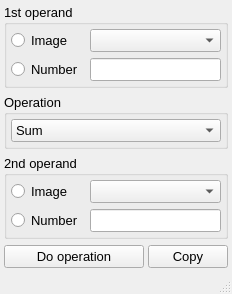
<?xml version="1.0" encoding="UTF-8"?>
<ui version="4.0">
 <class>nOperator</class>
 <widget class="QMainWindow" name="nOperator">
  <property name="geometry">
   <rect>
    <x>0</x>
    <y>0</y>
    <width>232</width>
    <height>282</height>
   </rect>
  </property>
  <property name="windowTitle">
   <string>MathOperation</string>
  </property>
  <property name="iconSize">
   <size>
    <width>20</width>
    <height>20</height>
   </size>
  </property>
  <property name="unifiedTitleAndToolBarOnMac">
   <bool>true</bool>
  </property>
  <widget class="QWidget" name="centralwidget">
   <layout class="QGridLayout" name="gridLayout_4" rowstretch="1,0,1,0,0" columnstretch="1,0">
    <property name="leftMargin">
     <number>4</number>
    </property>
    <property name="topMargin">
     <number>4</number>
    </property>
    <property name="rightMargin">
     <number>4</number>
    </property>
    <property name="bottomMargin">
     <number>4</number>
    </property>
    <property name="horizontalSpacing">
     <number>4</number>
    </property>
    <item row="0" column="0" colspan="2">
     <widget class="QGroupBox" name="first">
      <property name="font">
       <font>
        <pointsize>10</pointsize>
       </font>
      </property>
      <property name="title">
       <string>1st operand</string>
      </property>
      <layout class="QGridLayout" name="gridLayout">
       <property name="leftMargin">
        <number>4</number>
       </property>
       <property name="topMargin">
        <number>4</number>
       </property>
       <property name="rightMargin">
        <number>4</number>
       </property>
       <property name="bottomMargin">
        <number>4</number>
       </property>
       <item row="0" column="1">
        <widget class="QComboBox" name="image1">
         <property name="font">
          <font>
           <pointsize>10</pointsize>
          </font>
         </property>
         <property name="neutrinoImage" stdset="0">
          <bool>true</bool>
         </property>
        </widget>
       </item>
       <item row="1" column="0">
        <widget class="QRadioButton" name="radioNumber1">
         <property name="font">
          <font>
           <pointsize>10</pointsize>
          </font>
         </property>
         <property name="text">
          <string>Number</string>
         </property>
         <property name="neutrinoSave" stdset="0">
          <bool>true</bool>
         </property>
        </widget>
       </item>
       <item row="1" column="1">
        <widget class="QLineEdit" name="num1">
         <property name="neutrinoSave" stdset="0">
          <bool>true</bool>
         </property>
        </widget>
       </item>
       <item row="0" column="0">
        <widget class="QRadioButton" name="radioImage1">
         <property name="font">
          <font>
           <pointsize>10</pointsize>
          </font>
         </property>
         <property name="text">
          <string>Image</string>
         </property>
         <property name="neutrinoSave" stdset="0">
          <bool>true</bool>
         </property>
        </widget>
       </item>
      </layout>
     </widget>
    </item>
    <item row="1" column="0" colspan="2">
     <widget class="QGroupBox" name="groupBox_2">
      <property name="font">
       <font>
        <pointsize>10</pointsize>
       </font>
      </property>
      <property name="title">
       <string>Operation</string>
      </property>
      <layout class="QGridLayout" name="gridLayout_2">
       <property name="leftMargin">
        <number>4</number>
       </property>
       <property name="topMargin">
        <number>4</number>
       </property>
       <property name="rightMargin">
        <number>4</number>
       </property>
       <property name="bottomMargin">
        <number>4</number>
       </property>
       <item row="0" column="0">
        <widget class="QComboBox" name="operation">
         <property name="font">
          <font>
           <pointsize>10</pointsize>
          </font>
         </property>
         <property name="neutrinoSave" stdset="0">
          <bool>false</bool>
         </property>
         <item>
          <property name="text">
           <string>Sum</string>
          </property>
         </item>
         <item>
          <property name="text">
           <string>Subtraction</string>
          </property>
         </item>
         <item>
          <property name="text">
           <string>Multiplication</string>
          </property>
         </item>
         <item>
          <property name="text">
           <string>Division</string>
          </property>
         </item>
         <item>
          <property name="text">
           <string>Mean</string>
          </property>
         </item>
         <item>
          <property name="text">
           <string>Min</string>
          </property>
         </item>
         <item>
          <property name="text">
           <string>Max</string>
          </property>
         </item>
         <item>
          <property name="text">
           <string>Mod</string>
          </property>
         </item>
         <item>
          <property name="text">
           <string>Power</string>
          </property>
         </item>
         <item>
          <property name="text">
           <string>Blur</string>
          </property>
         </item>
         <item>
          <property name="text">
           <string>Median</string>
          </property>
         </item>
         <item>
          <property name="text">
           <string>Rotate</string>
          </property>
         </item>
         <item>
          <property name="text">
           <string>Blur+Laplace</string>
          </property>
         </item>
         <item>
          <property name="text">
           <string>Blur+Sobel</string>
          </property>
         </item>
         <item>
          <property name="text">
           <string>Log 10</string>
          </property>
         </item>
         <item>
          <property name="text">
           <string>Ln</string>
          </property>
         </item>
         <item>
          <property name="text">
           <string>Abs</string>
          </property>
         </item>
         <item>
          <property name="text">
           <string>Square</string>
          </property>
         </item>
         <item>
          <property name="text">
           <string>Sqrt</string>
          </property>
         </item>
         <item>
          <property name="text">
           <string>Sin</string>
          </property>
         </item>
         <item>
          <property name="text">
           <string>Cos</string>
          </property>
         </item>
         <item>
          <property name="text">
           <string>Tan</string>
          </property>
         </item>
         <item>
          <property name="text">
           <string>Laplace</string>
          </property>
         </item>
         <item>
          <property name="text">
           <string>Sobel</string>
          </property>
         </item>
        </widget>
       </item>
      </layout>
     </widget>
    </item>
    <item row="2" column="0" colspan="2">
     <widget class="QGroupBox" name="second">
      <property name="font">
       <font>
        <pointsize>10</pointsize>
       </font>
      </property>
      <property name="title">
       <string>2nd operand</string>
      </property>
      <layout class="QGridLayout" name="gridLayout_3">
       <property name="leftMargin">
        <number>4</number>
       </property>
       <property name="topMargin">
        <number>4</number>
       </property>
       <property name="rightMargin">
        <number>4</number>
       </property>
       <property name="bottomMargin">
        <number>4</number>
       </property>
       <item row="0" column="0">
        <widget class="QRadioButton" name="radioImage2">
         <property name="font">
          <font>
           <pointsize>10</pointsize>
          </font>
         </property>
         <property name="text">
          <string>Image</string>
         </property>
         <property name="neutrinoSave" stdset="0">
          <bool>true</bool>
         </property>
        </widget>
       </item>
       <item row="0" column="1">
        <widget class="QComboBox" name="image2">
         <property name="font">
          <font>
           <pointsize>10</pointsize>
          </font>
         </property>
         <property name="neutrinoImage" stdset="0">
          <bool>true</bool>
         </property>
        </widget>
       </item>
       <item row="1" column="0">
        <widget class="QRadioButton" name="radioNumber2">
         <property name="font">
          <font>
           <pointsize>10</pointsize>
          </font>
         </property>
         <property name="text">
          <string>Number</string>
         </property>
         <property name="neutrinoSave" stdset="0">
          <bool>true</bool>
         </property>
        </widget>
       </item>
       <item row="1" column="1">
        <widget class="QLineEdit" name="num2">
         <property name="neutrinoSave" stdset="0">
          <bool>true</bool>
         </property>
        </widget>
       </item>
      </layout>
     </widget>
    </item>
    <item row="4" column="1">
     <widget class="QPushButton" name="copyButton">
      <property name="font">
       <font>
        <pointsize>10</pointsize>
       </font>
      </property>
      <property name="text">
       <string>Copy</string>
      </property>
     </widget>
    </item>
    <item row="4" column="0">
     <widget class="QPushButton" name="calculate">
      <property name="font">
       <font>
        <pointsize>10</pointsize>
       </font>
      </property>
      <property name="text">
       <string>Do operation</string>
      </property>
     </widget>
    </item>
   </layout>
  </widget>
  <widget class="QStatusBar" name="statusbar">
   <property name="font">
    <font>
     <pointsize>10</pointsize>
    </font>
   </property>
  </widget>
 </widget>
 <resources/>
 <connections/>
</ui>
